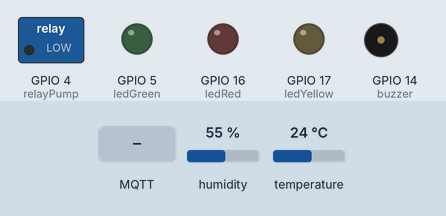
This sketch was run on a simulated ESP32. Parts: switched loads named in the sketch (green lamp = pin HIGH), output pins drawn as LEDs (lit = HIGH), buzzer (waves = sounding, pin HIGH). The inputs (shaded band) are chosen by the test bench; at power-on: temperature 24 °C, humidity 55 %. WiFi joins after 1.5 s; servers stay silent unless stated; no MQTT or app messages arrive unless stated; what the sketch prints to the serial monitor is not drawn.

Above: at 2.7 s.
2.8 s: temperature set to 29.2 °C
13.0 s: temperature set to 30.5 °C
At 22.1 s:
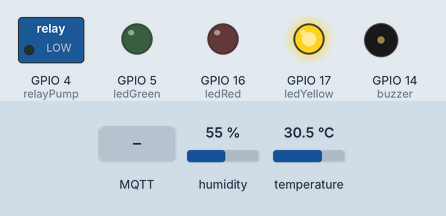
23.0 s: MQTT message "ON" arrives on the first subscribed topic
At 24.7 s:
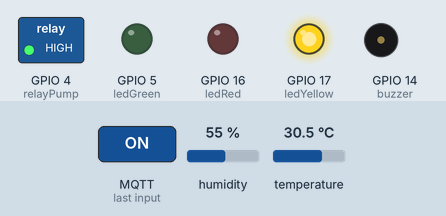
25.0 s: temperature set to 34.2 °C
32.7 s: temperature set to 35.7 °C
At 42.7 s:
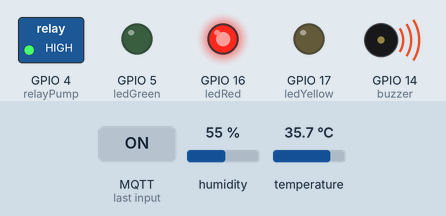
43.0 s: MQTT message "OFF" arrives on the first subscribed topic
At 44.4 s:
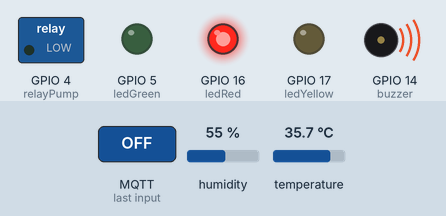
Timing chart, 0 to 46.0 s (numbered marks = the images above; inputs shaded):
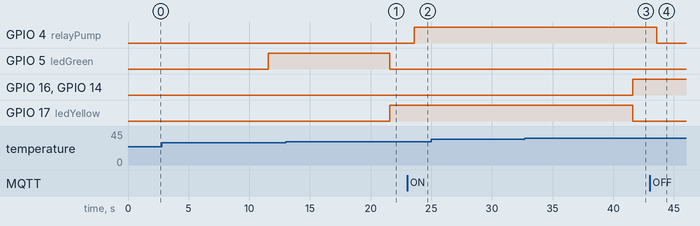

The sketch:

sketch.ino
```cpp
#include <DHT.h>
#include <WiFi.h>
#include <PubSubClient.h>

#define DHTPIN 15       // PIN DHT Sensor
#define DHTTYPE DHT22   // Tipe sensor

DHT dht(DHTPIN, DHTTYPE);

const int ledGreen = 5;
const int ledYellow = 17;
const int ledRed = 16;
const int relayPump = 4;
const int buzzer = 14;

const char* ssid = "Wokwi-GUEST";
const char* password = "";
const char* mqtt_server = "broker.hivemq.com";

WiFiClient espClient;
PubSubClient client(espClient);

unsigned long lastSensorPublish = 0;
const unsigned long sensorInterval = 10000; // mengirim data setiap 10 detik

void setup_wifi() {
  delay(10);
  Serial.println();
  Serial.print("Connecting to ");
  Serial.println(ssid);
  WiFi.begin(ssid, password);

  while (WiFi.status() != WL_CONNECTED) {
    delay(500);
    Serial.print(".");
  }

  Serial.println("\nWiFi connected");
  Serial.print("IP address: ");
  Serial.println(WiFi.localIP());
}

void controlPump(String command) {
  if (command == "ON") {
    digitalWrite(relayPump, HIGH);
    Serial.println("Pompa menyala dari perintah MQTT.");
  } else if (command == "OFF") {
    digitalWrite(relayPump, LOW);
    Serial.println("Pompa dimatikan dari perintah MQTT.");
  }
}

void callback(char* topic, byte* payload, unsigned int length) {
  String message;
  for (int i = 0; i < length; i++) {
    message += (char)payload[i];
  }

  Serial.print("Pesan diterima pada topik ");
  Serial.print(topic);
  Serial.print(": ");
  Serial.println(message);

  if (String(topic) == "iot/hydroponic-152022029/pompa") {
    controlPump(message);
  }
}

void setup() {
  Serial.begin(115200);
  dht.begin();

  pinMode(ledGreen, OUTPUT);
  pinMode(ledYellow, OUTPUT);
  pinMode(ledRed, OUTPUT);
  pinMode(relayPump, OUTPUT);
  pinMode(buzzer, OUTPUT);

  setup_wifi();
  client.setServer(mqtt_server, 1883);
  client.setCallback(callback);
}

void reconnect() {
  while (!client.connected()) {
    Serial.print("Attempting MQTT connection...");
    if (client.connect("ESP32Client")) {
      Serial.println("connected");
      client.subscribe("iot/hydroponic-152022029/pompa");
      Serial.println("Subscribed to topic iot/hydroponic-152022029/pompa");
    } else {
      Serial.print("failed, rc=");
      Serial.print(client.state());
      Serial.println(" try again in 5 seconds");
      delay(5000);
    }
  }
}

void loop() {
  if (!client.connected()) {
    reconnect();
  } else {
    client.loop(); // Ensure this is constantly running
  }

  unsigned long currentMillis = millis();
  if (currentMillis - lastSensorPublish >= sensorInterval) {
    float temp = dht.readTemperature();
    float hum = dht.readHumidity();

    if (isnan(temp) || isnan(hum)) {
      Serial.println("Failed to read from DHT sensor!");
      return;
    }

    // Kondisi suhu
    if (temp > 35) {
      digitalWrite(ledRed, HIGH);
      digitalWrite(buzzer, HIGH);
      digitalWrite(ledYellow, LOW);
      digitalWrite(ledGreen, LOW);
      Serial.println("Buzzer menyala: Suhu terlalu panas!");
    } else if (temp >= 30 && temp <= 35) {
      digitalWrite(ledYellow, HIGH);
      digitalWrite(buzzer, LOW);
      digitalWrite(ledRed, LOW);
      digitalWrite(ledGreen, LOW);
    } else {
      digitalWrite(ledGreen, HIGH);
      digitalWrite(buzzer, LOW);
      digitalWrite(ledYellow, LOW);
      digitalWrite(ledRed, LOW);
    }

    char temperatureString[8];
    dtostrf(temp, 1, 2, temperatureString);
    client.publish("iot/hydroponic-152022029/temperature", temperatureString);

    char humidityString[8];
    dtostrf(hum, 1, 2, humidityString);
    client.publish("iot/hydroponic-152022029/humidity", humidityString);

    lastSensorPublish = currentMillis;
    Serial.println("Data sensor dikirim ke MQTT.");
  }

  delay(2000);
}
```

Measured:
- the behaviour switches between 29.9 and 30 °C on temperature (found by bisection; images 0 and 1)
- the behaviour switches between 35 and 35.1 °C on temperature (found by bisection; images 2 and 3)
- after the input at 13.0 s, GPIO 5 (ledGreen): HIGH → LOW after 8.6 s; GPIO 17 (ledYellow): LOW → HIGH after 8.6 s
- after the input at 23.0 s, GPIO 4 (relayPump): LOW → HIGH after 0.58 s
- after the input at 25.0 s, every drawn part: stays the same
- after the input at 32.7 s, GPIO 16 (ledRed), GPIO 14 (buzzer): LOW → HIGH after 8.9 s; GPIO 17 (ledYellow): HIGH → LOW after 8.9 s
- after the input at 43.0 s, GPIO 4 (relayPump): HIGH → LOW after 0.60 s
